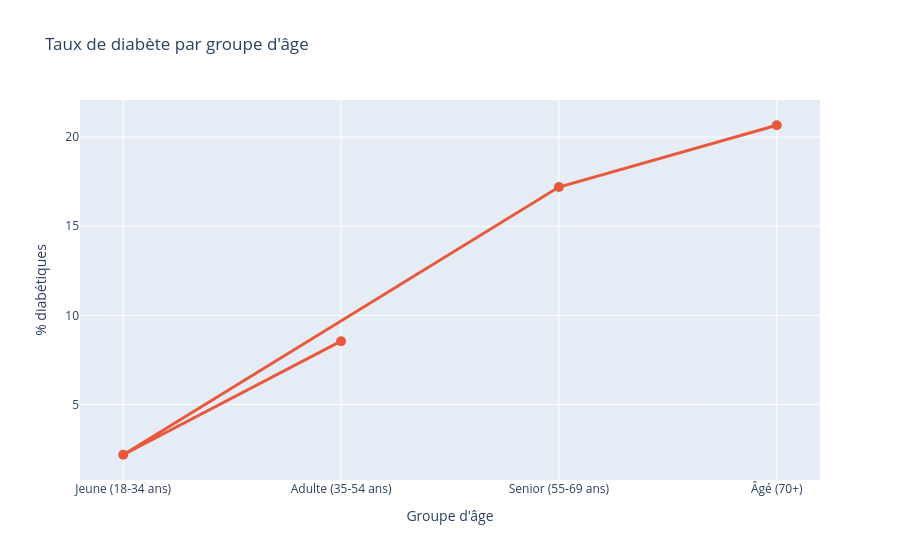

Write notebook code for a chart like this one.
### Markdown cell above
### Évolution du taux de diabète par âge

### Code cell
ordre = ["Jeune (18-34 ans)", "Adulte (35-54 ans)", "Senior (55-69 ans)", "Âgé (70+)"]
age_diabetes = df.groupby("Age_groupe")["Diabetes_012"].apply(
    lambda x: (x == 2).sum() / len(x) * 100
).reset_index()
age_diabetes.columns = ["Age_groupe", "taux_diabete"]

fig = px.line(
    age_diabetes, x="Age_groupe", y="taux_diabete",
    markers=True,
    title="Taux de diabète par groupe d'âge",
    labels={"Age_groupe": "Groupe d'âge", "taux_diabete": "% diabétiques"},
    category_orders={"Age_groupe": ordre}
)
fig.update_traces(line_color="#E8593C", line_width=3, marker_size=10)
fig.show()

### Figure 1 — Plotly figure (JSON) as saved in the notebook; plotly's stock layout.template omitted (floating-point values rounded to 4 significant figures)
{"data": [{"hovertemplate": "Groupe d'âge=%{x}<br>% diabétiques=%{y}<extra></extra>", "legendgroup": "", "line": {"color": "#E8593C", "dash": "solid", "width": 3}, "marker": {"size": 10, "symbol": "circle"}, "mode": "lines+markers", "name": "", "orientation": "v", "showlegend": false, "type": "scatter", "x": ["Adulte (35-54 ans)", "Jeune (18-34 ans)", "Senior (55-69 ans)", "Âgé (70+)"], "xaxis": "x", "y": [8.549, 2.178, 17.2, 20.66], "yaxis": "y"}], "layout": {"legend": {"tracegroupgap": 0}, "title": {"text": "Taux de diabète par groupe d'âge"}, "xaxis": {"anchor": "y", "categoryarray": ["Jeune (18-34 ans)", "Adulte (35-54 ans)", "Senior (55-69 ans)", "Âgé (70+)"], "categoryorder": "array", "domain": [0, 1], "title": {"text": "Groupe d'âge"}}, "yaxis": {"anchor": "x", "domain": [0, 1], "title": {"text": "% diabétiques"}}}}
